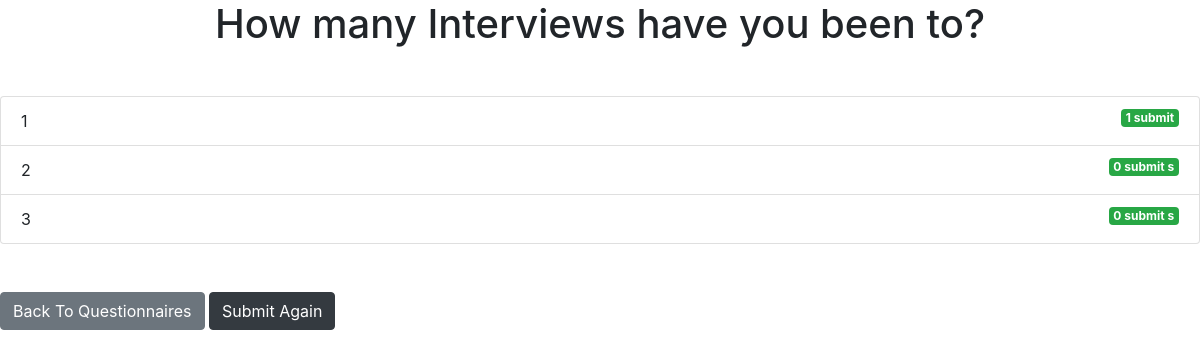
/4/results/, run on the app's committed database.
### home/models.py (models this page shows, shortened)
class Question(models.Model):
    question_text = models.CharField(max_length=200)
    pub_date = models.DateTimeField('date published')

class Choice(models.Model):
    question = models.ForeignKey(Question, on_delete=models.CASCADE)
    choice_text = models.CharField(max_length=200)
    votes = models.IntegerField(default=0)

### home/views.py (the view)
# urls.py: path('<int:question_id>/results/', views.results, name='results'),
def results(request, question_id):
    question = get_object_or_404(Question, pk=question_id)
    return render(request, 'home/results.html', {'question': question})

### home/templates/home/results.html
{% extends 'base.html' %}
{% block content %}
<h1 class="mb-5 text-center">{{ question.question_text }}</h1>
<ul class="list-group mb-5">
    {% for choice in question.choice_set.all %}
    <li class="list-group-item">
        {{ choice.choice_text }} <span class="badge badge-success float-right">{{ choice.votes }} submit
            {{ choice.votes | pluralize }}</span>
    </li>
    {% endfor %}
</ul>
<a class="btn btn-secondary" href="{% url 'home:index' %}"> Back To Questionnaires</a>
<a class="btn btn-dark" href="{% url 'home:detail' question.id %}"> Submit Again</a>
{% endblock %}

### data on the page
Question: question_text "How many Interviews have you been to?"
Choice: choice_text "1", votes "1"
Choice: choice_text "2", votes "0", votes|pluralize "s"
Choice: choice_text "3", votes "0", votes|pluralize "s"
